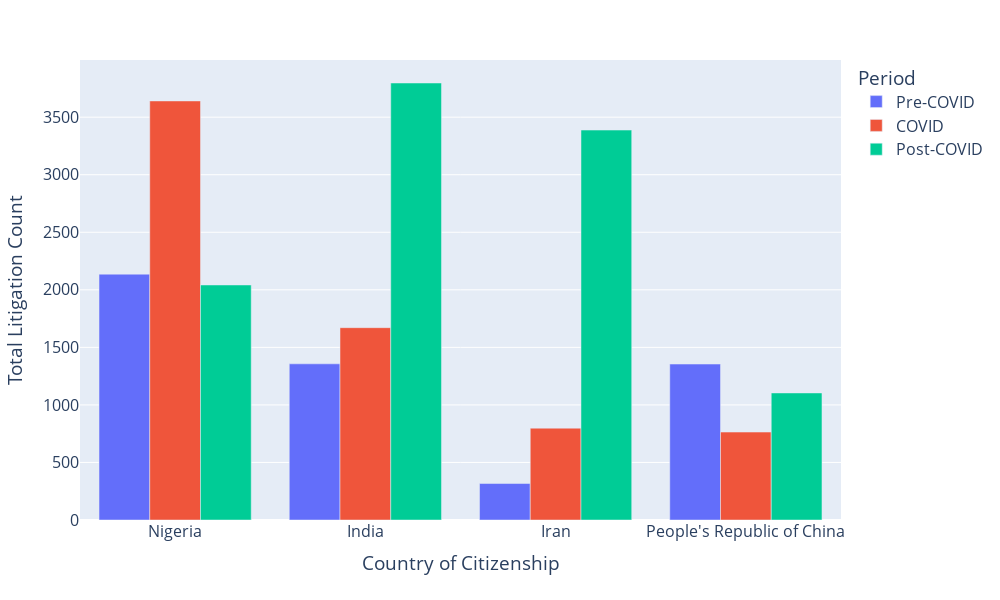

Notebook code for this chart:
### Markdown cell above
- Percentage of litigation cases being dismissed is much higher for refugee cases as compared to non refugee cases and percentage of discontinued cases for non-refugee is very much higher as compared to refugee cases.
- the percentage of litigation application which were allowed range between 20-30 percentage for refugee cases, but for non-refugee cases it is somewhere between 10-20 percentage

- Before 2020, which was covid, we see that the number of litigation which were discontinued were just arounf 30% and those which were dismissed were arounf 45%, but during and then after covid we see that higher percentage of litigation cases being discontinued as compared to dismissed cases. 

- we see that the dismissed percentage dipping to around 60 % after covide but we see it increasing to near 70% in 2023
- Allowed percentage for both refugee and non-refugee decrease in covid and then increase in 2021 then decrease in 2023
- we see increase in litigation count dicisions being discontinued in 2020, probably due to covid.


Comparing with previous graph of time series of refugee and non-refugee litigation count, we can see that the number of litigation count does not have much effect with the decision percentage as for both we see some what similar trend for their decision pecentage.

### Code cell
period_map = {
    2018: 'Pre-COVID',
    2019: 'Pre-COVID',
    2020: 'COVID',
    2021: 'COVID',
    2022: 'Post-COVID',
    2023: 'Post-COVID'
}
df_combined['Period'] = df_combined['LIT Leave Decision Date - Year'].map(period_map)

# Compute total counts and get top 4 countries
total_counts = (
    df_combined.groupby("Country of Citizenship")["LIT Litigation Count"]
    .sum()
    .nlargest(4)
    .index
)

# Filter for top 4 countries
top_4_df = df_combined[df_combined["Country of Citizenship"].isin(total_counts)]

# Step 4: Group by Country and Period
grouped = (
    top_4_df.groupby(["Country of Citizenship", "Period"])["LIT Litigation Count"]
    .sum()
    .reset_index()
)

# Compute total per country for ordering
country_order = (
    grouped.groupby("Country of Citizenship")["LIT Litigation Count"]
    .sum()
    .sort_values(ascending=False)
    .index
    .tolist()
)

fig = px.bar(
    grouped,
    x="Country of Citizenship",
    y="LIT Litigation Count",
    color="Period",
    barmode="group",
    category_orders={
        "Period": ["Pre-COVID", "COVID", "Post-COVID"],
        "Country of Citizenship": country_order  # enforce ascending order
    },
    labels={"LIT Litigation Count": "Litigation Count"}
)

fig.update_layout(
    xaxis_title="Country of Citizenship",
    yaxis_title="Total Litigation Count",
    font=dict(size=16),
    height=600,
    width=1000,
    legend_title_text="Period"
)

fig.show()

### Figure 1 — Plotly figure (JSON) as saved in the notebook; plotly's stock layout.template omitted (floating-point values rounded to 4 significant figures)
{"data": [{"alignmentgroup": "True", "hovertemplate": "Period=Pre-COVID<br>Country of Citizenship=%{x}<br>Litigation Count=%{y}<extra></extra>", "legendgroup": "Pre-COVID", "marker": {"color": "#636efa", "pattern": {"shape": ""}}, "name": "Pre-COVID", "offsetgroup": "Pre-COVID", "orientation": "v", "showlegend": true, "textposition": "auto", "type": "bar", "x": ["India", "Iran", "Nigeria", "People's Republic of China"], "xaxis": "x", "y": [1357, 317, 2136, 1355], "yaxis": "y"}, {"alignmentgroup": "True", "hovertemplate": "Period=COVID<br>Country of Citizenship=%{x}<br>Litigation Count=%{y}<extra></extra>", "legendgroup": "COVID", "marker": {"color": "#EF553B", "pattern": {"shape": ""}}, "name": "COVID", "offsetgroup": "COVID", "orientation": "v", "showlegend": true, "textposition": "auto", "type": "bar", "x": ["India", "Iran", "Nigeria", "People's Republic of China"], "xaxis": "x", "y": [1671, 798, 3641, 764], "yaxis": "y"}, {"alignmentgroup": "True", "hovertemplate": "Period=Post-COVID<br>Country of Citizenship=%{x}<br>Litigation Count=%{y}<extra></extra>", "legendgroup": "Post-COVID", "marker": {"color": "#00cc96", "pattern": {"shape": ""}}, "name": "Post-COVID", "offsetgroup": "Post-COVID", "orientation": "v", "showlegend": true, "textposition": "auto", "type": "bar", "x": ["India", "Iran", "Nigeria", "People's Republic of China"], "xaxis": "x", "y": [3797, 3388, 2042, 1104], "yaxis": "y"}], "layout": {"barmode": "group", "font": {"size": 16}, "height": 600, "legend": {"title": {"text": "Period"}, "tracegroupgap": 0}, "margin": {"t": 60}, "width": 1000, "xaxis": {"anchor": "y", "categoryarray": ["Nigeria", "India", "Iran", "People's Republic of China"], "categoryorder": "array", "domain": [0, 1], "title": {"text": "Country of Citizenship"}}, "yaxis": {"anchor": "x", "domain": [0, 1], "title": {"text": "Total Litigation Count"}}}}
